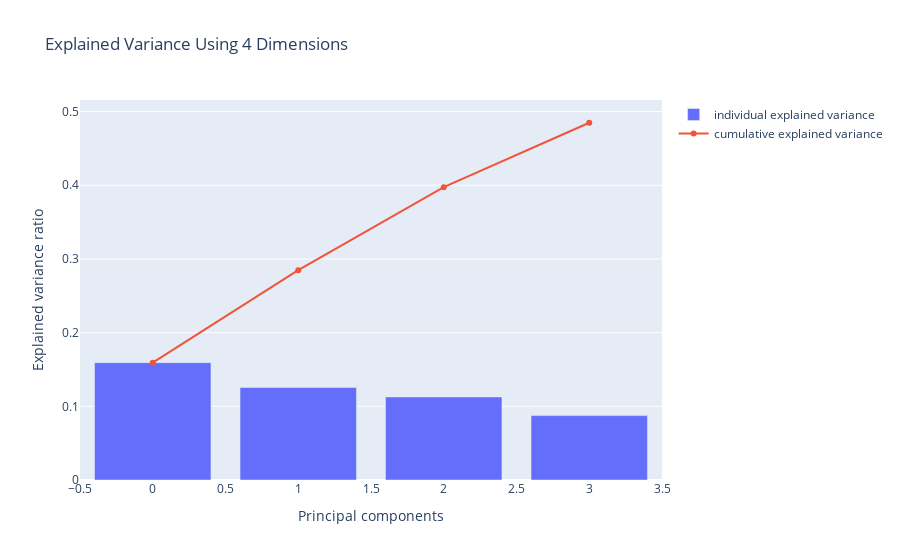

This figure's notebook cell:
### Markdown cell above
## We will use principal component analysis to reduce the dimensionality of the one-hot encoded categorical variables losing some of the variances, but simultaneously, using a couple of principal components instead of tens of one-hot encoded features will help me construct a better model.

### Code cell
N_COMPONENTS = 4

pca_model = PCA(n_components = N_COMPONENTS )

pc_matrix = pca_model.fit_transform(data_from_smote)

evr = pca_model.explained_variance_ratio_
total_var = evr.sum() * 100
cumsum_evr = np.cumsum(evr)

trace1 = {
    "name": "individual explained variance", 
    "type": "bar", 
    'y':evr}
trace2 = {
    "name": "cumulative explained variance", 
    "type": "scatter", 
     'y':cumsum_evr}
data = [trace1, trace2]
layout = {
    "xaxis": {"title": "Principal components"}, 
    "yaxis": {"title": "Explained variance ratio"},
  }
fig = go.Figure(data=data, layout=layout)
fig.update_layout(     title='Explained Variance Using {} Dimensions'.format(N_COMPONENTS))
fig.show()

### Figure 1 — Plotly figure (JSON) as saved in the notebook; plotly's stock layout.template omitted (floating-point values rounded to 4 significant figures)
{"data": [{"name": "individual explained variance", "type": "bar", "y": [0.1592, 0.1255, 0.1127, 0.08738]}, {"name": "cumulative explained variance", "type": "scatter", "y": [0.1592, 0.2847, 0.3974, 0.4848]}], "layout": {"autosize": true, "title": {"text": "Explained Variance Using 4 Dimensions"}, "xaxis": {"autorange": true, "range": [-0.5, 3.5], "title": {"text": "Principal components"}}, "yaxis": {"autorange": true, "range": [0, 0.5218], "title": {"text": "Explained variance ratio"}, "type": "linear"}}}
